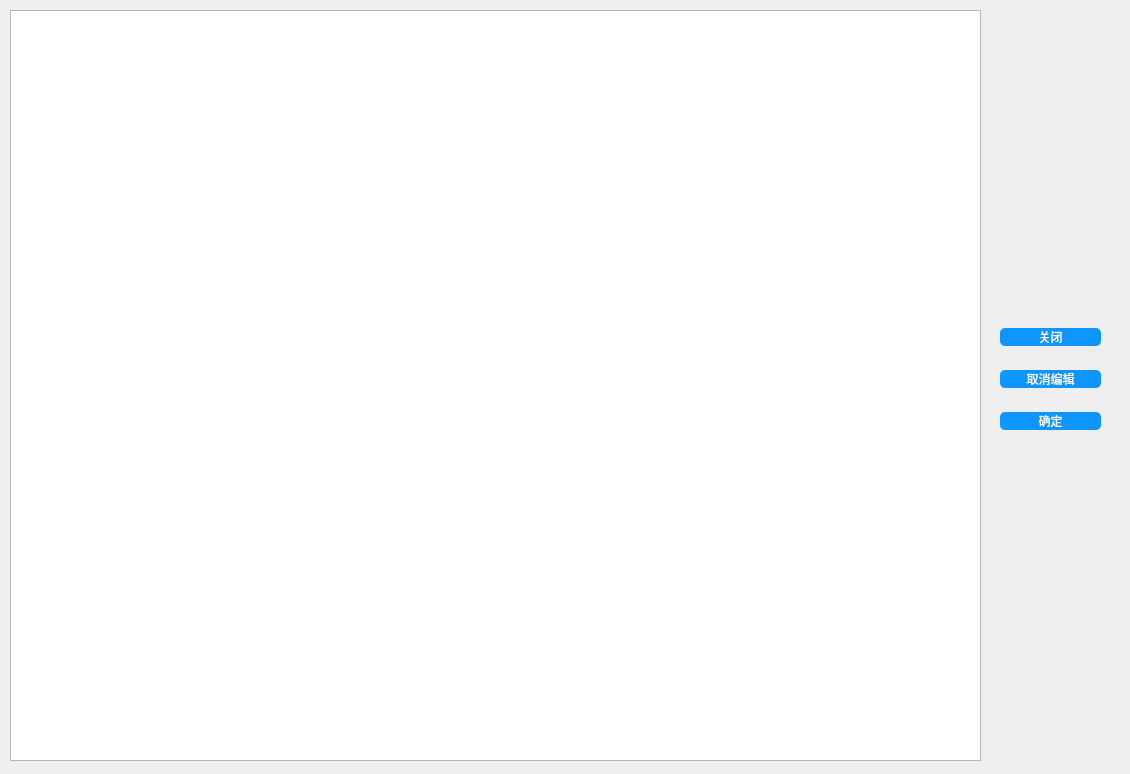
<?xml version="1.0" encoding="UTF-8"?>
<ui version="4.0">
 <class>EditorPanel</class>
 <widget class="QDialog" name="EditorPanel">
  <property name="geometry">
   <rect>
    <x>0</x>
    <y>0</y>
    <width>1130</width>
    <height>774</height>
   </rect>
  </property>
  <property name="windowTitle">
   <string>编辑面板</string>
  </property>
  <property name="windowIcon">
   <iconset resource="res_static.qrc">
    <normaloff>:/icon/source/res/photo/icon/title.png</normaloff>:/icon/source/res/photo/icon/title.png</iconset>
  </property>
  <widget class="QTextEdit" name="textEdit">
   <property name="geometry">
    <rect>
     <x>10</x>
     <y>10</y>
     <width>971</width>
     <height>751</height>
    </rect>
   </property>
  </widget>
  <widget class="QWidget" name="verticalLayoutWidget_2">
   <property name="geometry">
    <rect>
     <x>1000</x>
     <y>310</y>
     <width>101</width>
     <height>141</height>
    </rect>
   </property>
   <layout class="QVBoxLayout" name="verticalLayout_2">
    <item>
     <widget class="QPushButton" name="btn_close">
      <property name="styleSheet">
       <string notr="true">QPushButton
{
	font-family:Microsoft Yahei;
	color:white;
	background-color:rgb(14 , 150 , 254);
	border-radius:5px;
}

QPushButton:hover
{
	background-color:rgb(44 , 137 , 255);
}

QPushButton:pressed
{
	background-color:rgb(14 , 135 , 228);
	padding-left:3px;
	padding-top:3px;
}
</string>
      </property>
      <property name="text">
       <string>关闭</string>
      </property>
     </widget>
    </item>
    <item>
     <widget class="QPushButton" name="btn_back">
      <property name="styleSheet">
       <string notr="true">QPushButton
{
	font-family:Microsoft Yahei;
	color:white;
	background-color:rgb(14 , 150 , 254);
	border-radius:5px;
}

QPushButton:hover
{
	background-color:rgb(44 , 137 , 255);
}

QPushButton:pressed
{
	background-color:rgb(14 , 135 , 228);
	padding-left:3px;
	padding-top:3px;
}
</string>
      </property>
      <property name="text">
       <string>取消编辑</string>
      </property>
     </widget>
    </item>
    <item>
     <widget class="QPushButton" name="btn_ok">
      <property name="styleSheet">
       <string notr="true">QPushButton
{
	font-family:Microsoft Yahei;
	color:white;
	background-color:rgb(14 , 150 , 254);
	border-radius:5px;
}

QPushButton:hover
{
	background-color:rgb(44 , 137 , 255);
}

QPushButton:pressed
{
	background-color:rgb(14 , 135 , 228);
	padding-left:3px;
	padding-top:3px;
}
</string>
      </property>
      <property name="text">
       <string>确定</string>
      </property>
     </widget>
    </item>
   </layout>
  </widget>
 </widget>
 <resources>
  <include location="res_static.qrc"/>
 </resources>
 <connections/>
</ui>
